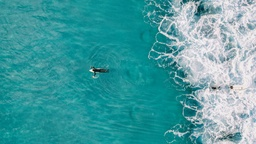
//> input picture sample_input/sample1.jpeg, 256 x 144 px, shrunk from 1920 x 1079 before the run
$ ./main   (built with g++ and OpenCV 4)
//> lines starting //> are read from the running program, lines starting //| are printed output that depends on the picture
// Author: Sagnick Bhar
// Deque: Seam Carving-Apply seam carving content aware image-resizing algorithm on a given image.
//Take the height and width (in pixels) of the output image as inputs from the user.

#include <opencv4/opencv2/opencv.hpp>
#include <iostream>
using namespace cv;
using namespace std;

float energyFormula(int i, int j,int height,int width, Mat &img){
    float ans;

    Vec3b pixelleft = img.at<Vec3b>(i, (j-1+width)%width);
    Vec3b pixelright= img.at<Vec3b>(i, ((j+1)%width));
    Vec3b pixelup = img.at<Vec3b>((i-1+height)%height, j);
    Vec3b pixeldown = img.at<Vec3b>((i+1)%height, j);

    int bx=abs(pixelleft[0]-pixelright[0]);
    int gx=abs(pixelleft[1]-pixelright[1]);
    int rx=abs(pixelleft[2]-pixelright[2]);

    int delxsq=bx*bx + gx*gx + rx*rx;

    int by=abs(pixelup[0]-pixeldown[0]);
    int gy=abs(pixelup[1]-pixeldown[1]);
    int ry=abs(pixelup[2]-pixeldown[2]);

    int delysq=by*by + gy*gy + ry*ry;

    ans=sqrt(delxsq+delysq);

    return ans;
}

float** createCostMatrix(int height,int width, Mat &img){
    float** costMatrix = new float*[height];
    for (int i = 0; i <height; ++i) {
        costMatrix[i] = new float[width];
        for (int j = 0; j < width; ++j) {
            costMatrix[i][j]=energyFormula(i,j, height, width, img);
        }
    }
    return costMatrix;
}

float** findMinHorizontalCostMatrix(int height, int width, float** &costMatrix){
    float** dp = new float*[height];
    for (int i = 0; i <height; ++i){
        dp[i] = new float[width];
        for(int j = 0; j < width; ++j){
            if(j==0){
                dp[i][j]=costMatrix[i][j];
            }
            else    dp[i][j]=0;
        }
    }

    for(int j=1; j<width; j++){
        for(int i=0;i<height;i++){
            float leftcell = costMatrix[i][j] + dp[i][j-1];

            float lowerDiagonalcell= 1e9;
            if(i<=height-2)     lowerDiagonalcell =costMatrix[i][j]+ dp[i+1][j-1];

            float topDiagonalcell = 1e9;
            if(i>=1)    topDiagonalcell = costMatrix[i][j]+dp[i-1][j-1];

            dp[i][j] = min(leftcell, min(lowerDiagonalcell,topDiagonalcell));
        }
    }

    return dp;
}


float** findMinVerticalCostMatrix(int height, int width, float** &costMatrix){
    float** dp = new float*[height];
    for (int i = 0; i <height; i++){
        dp[i] = new float[width];
        for(int j = 0; j < width; j++){
            if(i==0){
                dp[i][j]=costMatrix[i][j];
            }
            else    dp[i][j]=0;
        }
    }

    for(int i=1; i<height; i++){
        for(int j=0;j<width;j++){
            float uppercell = costMatrix[i][j] + dp[i-1][j];

            float leftDiagonalcell= 1e9;
            if(j-1>=0) leftDiagonalcell =costMatrix[i][j]+ dp[i-1][j-1];

            float rightDiagonalcell = 1e9;
            if(j+1<width) rightDiagonalcell = costMatrix[i][j]+dp[i-1][j+1];

            dp[i][j] = min(uppercell, min(leftDiagonalcell,rightDiagonalcell));
        }
    }
    return dp;
}

void shiftRowElementsLeft(int x, int y, int width, Mat& img){
    for (int col = y; col < width- 1; ++col){
        img.at<Vec3b>(x, col) = img.at<Vec3b>(x, col+1);
    }
    img.at<Vec3b>(x, width- 1)[0] = 0;
    img.at<Vec3b>(x, width- 1)[1] = 0;
    img.at<Vec3b>(x, width- 1)[2] = 0;
}
void shiftRowElementsUp(int x, int y, int height, Mat& img){
    for (int row = x; row < height- 1; ++row){
        img.at<Vec3b>(row, y) = img.at<Vec3b>(row+1, y);
    }
    img.at<Vec3b>(height- 1, y)[0] = 0;
    img.at<Vec3b>(height- 1, y)[1] = 0;
    img.at<Vec3b>(height- 1, y)[2] = 0;
}

int findSmallestCostStartCol(float**& dp, int height, int width){
    float mi=1e8;
    int smallcol=-1;
    for(int j=0;j<width;j++){
        if(dp[height-1][j]<mi){
            mi=dp[height-1][j];
            smallcol=j;
        }
    }
    return smallcol;
}

int findSmallestCostStartRow(float**& dp, int height, int width){
    float mi=1e8;
    int smallestrow=-1;
    for(int i=0;i<height;i++){
        if(dp[i][width-1]<mi){
            mi=dp[i][width-1];
            smallestrow=i;
        }
    }
    return smallestrow;
}

void ApplyHorizontalSeamCarving(float**& dp, int height, int width, float** costMatrix, Mat& img){
    int smallrow=findSmallestCostStartRow(dp, height, width);
    // Shift pixels to up
    shiftRowElementsUp(smallrow, width-1, height, img);

    for(int j=width-1; j>=1; j--){
        float lowerDiagonalcell=1e8;
        if(smallrow+1<height) lowerDiagonalcell=costMatrix[smallrow+1][j-1];
        float leftcell=costMatrix[smallrow][j-1];
        float upDiagonalcell=1e8;
        if(smallrow>=1) upDiagonalcell=costMatrix[smallrow-1][j-1];

        if(lowerDiagonalcell<leftcell && lowerDiagonalcell<upDiagonalcell ){
            shiftRowElementsUp(smallrow+1,j-1, height, img);
            smallrow+=1;
        }
        else if(leftcell<lowerDiagonalcell && leftcell<upDiagonalcell ){
            shiftRowElementsUp(smallrow,j-1, height, img);
        }
        else if(upDiagonalcell<lowerDiagonalcell && upDiagonalcell<leftcell ){
            shiftRowElementsUp(smallrow-1,j-1, height, img);
            smallrow-=1;
        }
    }
}

void ApplyVerticalSeamCarving(float**& dp, int height, int width, float** costMatrix, Mat& img){

    int smallcol=findSmallestCostStartCol(dp, height, width);
    // Shift pixels to the left
    shiftRowElementsLeft(height-1, smallcol, width, img);

    for(int i=height-1; i>=1; i--){
        float leftDiagonalcell=1e8;
        if(smallcol>=1) leftDiagonalcell=costMatrix[i-1][smallcol-1];
        float uppercell=costMatrix[i-1][smallcol];
        float rightDiagonalcell=1e8;
        if(smallcol+1<width) rightDiagonalcell=costMatrix[i-1][smallcol+1];

        if(leftDiagonalcell<uppercell && leftDiagonalcell<rightDiagonalcell ){
            shiftRowElementsLeft(i-1,smallcol-1, width, img);
            smallcol-=1;
        }
        else if(uppercell<leftDiagonalcell && uppercell<rightDiagonalcell ){
            shiftRowElementsLeft(i-1,smallcol, width, img);
        }
        else if(rightDiagonalcell<leftDiagonalcell && rightDiagonalcell<uppercell ){
            shiftRowElementsLeft(i-1,smallcol+1, width, img);
            smallcol+=1;
        }
    }
}

int main()
{
    // Reading input image path
    Mat img = imread("/home/sagnick/DSAPS_Assignments/2023201008_A1/sample_input/sample1.jpeg");
//> img is the input picture: 144 rows x 256 cols, CV_8UC3; mean B, G, R 161.9, 157.7, 73.7
    namedWindow("First OpenCV Application", WINDOW_AUTOSIZE);
    Mat originalImage=img;
    int originalHeight = img.rows;
//> originalHeight = 144
	int originalWidth = img.cols;
//> originalWidth = 256

    int height=originalHeight;
//> height = 144
    int width=originalWidth;
//> width = 256

    printf("Original height: %d\n",originalHeight);
//| Original height: 144
    printf("Original width: %d\n",originalWidth);
//| Original width: 256

    // Taking user input width and height
    int userHeight, userWidth;
    cout<<"Enter desired height: ";
    cin>>userHeight;
//> the answer given: 100
    cout<<"Enter desired width: ";
    cin>>userWidth;
//> the answer given: 100
    cout<<endl;

    if(userHeight>height){
        printf("Height given is too large!\n");
        exit(EXIT_FAILURE);
    }
    if(userWidth>width){
        printf("Width given is too large!\n");
        exit(EXIT_FAILURE);
    }

    // Width Wise Seam Carving
    while(width>userWidth){
        float** costMatrix=createCostMatrix(height, width, img);
        float** dp=findMinVerticalCostMatrix(height, width, costMatrix);

        ApplyVerticalSeamCarving(dp, height, width, costMatrix, img);

        width--;
    }
//> this loop made 156 passes
//> pass 2, in ApplyVerticalSeamCarving (call 2), `shiftRowElementsLeft(height-1, smallcol, width, img);`:
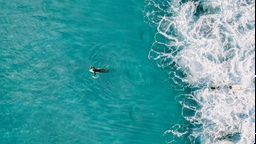
//> img: 144 rows x 256 cols, CV_8UC3; mean B, G, R 161.3, 157.2, 73.7
//> pass 3, in ApplyVerticalSeamCarving (call 3), `shiftRowElementsLeft(height-1, smallcol, width, img);`:
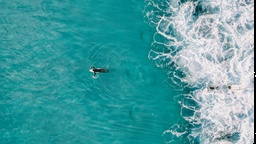
//> img: 144 rows x 256 cols, CV_8UC3; mean B, G, R 160.8, 156.7, 73.6
//> after the loop:
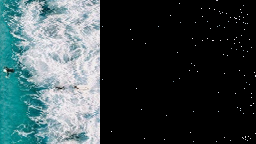
//> img: 144 rows x 256 cols, CV_8UC3; mean B, G, R 72.3, 70.1, 56
//> after the loop, width = 100

    // Height Wise Seam Carving
    while(height>userHeight){
        float** costMatrix=createCostMatrix(height, width, img);
        float** dp=findMinHorizontalCostMatrix(height, width, costMatrix);

        ApplyHorizontalSeamCarving(dp, height, width, costMatrix, img);


        height--;
    }
//> this loop made 44 passes
//> height on passes 1 to 12: 143, 142, 141, 140, 139, 138, 137, 136, 135, 134, 133, 132
//> pass 2, in ApplyHorizontalSeamCarving (call 2), `shiftRowElementsUp(smallrow, width-1, height, img);`:
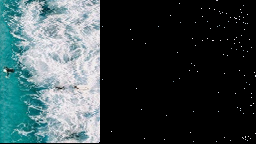
//> img: 144 rows x 256 cols, CV_8UC3; mean B, G, R 71.8, 69.6, 55.6
//> pass 3, in ApplyHorizontalSeamCarving (call 3), `shiftRowElementsUp(smallrow, width-1, height, img);`:
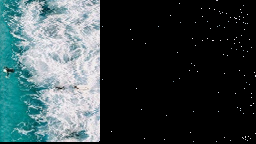
//> img: 144 rows x 256 cols, CV_8UC3; mean B, G, R 71.3, 69.1, 55.3
//> after the loop:
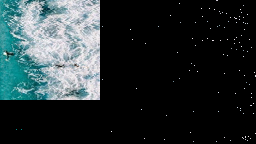
//> img: 144 rows x 256 cols, CV_8UC3; mean B, G, R 49.9, 48.3, 38.6
//> after the loop, height = 100
    // Create a new matrix with user desired dimensions
    Mat finalImage(userHeight, userWidth, CV_8UC3);

    // Copy pixels from the original image to the new image
    for (int row = 0; row < userHeight; ++row){
        for (int col = 0; col < userWidth; ++col){
            finalImage.at<Vec3b>(row, col) = img.at<Vec3b>(row, col);
        }
    }
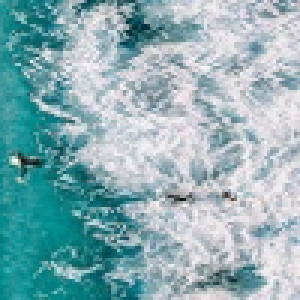
//> finalImage: 100 rows x 100 cols, CV_8UC3 (shown 3 times larger); mean B, G, R 181.4, 175.6, 140.2
    if (img.empty()) {
        cout << "Image not loaded properly" << endl;
    }

    imwrite("/home/sagnick/DSAPS_Assignments/2023201008_A1/out1.jpg",finalImage );
    imshow("First OpenCV Application", finalImage);
    moveWindow("First OpenCV Application", 0, 45);
    waitKey(0);
    destroyAllWindows();

    exit(EXIT_SUCCESS);
//> (the program exits here)

$ run again, with sample_input/sample2.jpeg copied over sample_input/sample1.jpeg
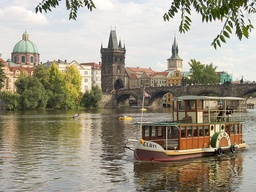
//> input picture sample_input/sample2.jpeg, 256 x 192 px, shrunk from 640 x 480 before the run
//> img is the input picture: 192 rows x 256 cols, CV_8UC3; mean B, G, R 132.7, 149.6, 156.5
//| Original height: 192
//| Original width: 256
//> the loop `while(width>userWidth)` made 156 passes
//> after the loop `while(width>userWidth)`: width = 100
//> the loop `while(height>userHeight)` made 92 passes
//> height on passes 1 to 8: 191, 190, 189, 188, 187, 186, 185, 184
//> after the loop `while(height>userHeight)`:
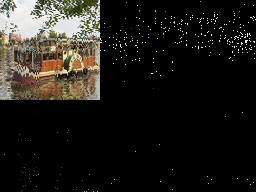
//> img: 192 rows x 256 cols, CV_8UC3; mean B, G, R 24.8, 28.9, 31.2
//> after the loop `for (int row = 0; row < userHeight; ++row)`:
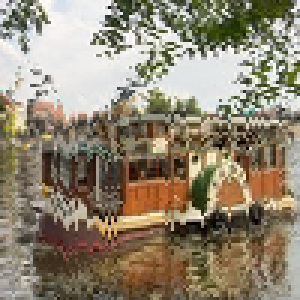
//> finalImage: 100 rows x 100 cols, CV_8UC3 (shown 3 times larger); mean B, G, R 114.3, 134, 145.2

$ run again, with sample_input/sample4.jpeg copied over sample_input/sample1.jpeg
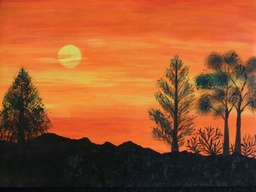
//> input picture sample_input/sample4.jpeg, 256 x 192 px, shrunk from 736 x 552 before the run
//> img is the input picture: 192 rows x 256 cols, CV_8UC3; mean B, G, R 44.8, 85.1, 155
//| Original height: 192
//| Original width: 256
//> the loop `while(width>userWidth)` made 156 passes
//> after the loop `while(width>userWidth)`: width = 100
//> the loop `while(height>userHeight)` made 92 passes
//> height on passes 1 to 8: 191, 190, 189, 188, 187, 186, 185, 184
//> after the loop `while(height>userHeight)`:
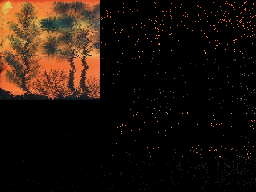
//> img: 192 rows x 256 cols, CV_8UC3; mean B, G, R 11.6, 19.4, 32.1
//> after the loop `for (int row = 0; row < userHeight; ++row)`:
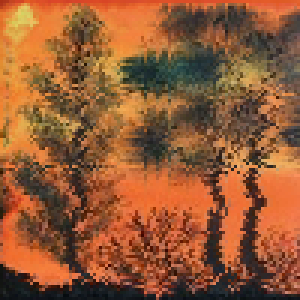
//> finalImage: 100 rows x 100 cols, CV_8UC3 (shown 3 times larger); mean B, G, R 53.1, 90, 148.1

$ run again, with sample_input/sample5.jpeg copied over sample_input/sample1.jpeg
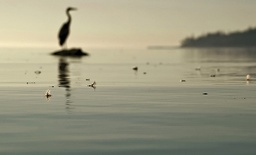
//> input picture sample_input/sample5.jpeg, 256 x 155 px, shrunk from 605 x 366 before the run
//> img is the input picture: 155 rows x 256 cols, CV_8UC3; mean B, G, R 128.9, 152.1, 154.4
//| Original height: 155
//| Original width: 256
//> the loop `while(width>userWidth)` made 156 passes
//> after the loop `while(width>userWidth)`: width = 100
//> the loop `while(height>userHeight)` made 55 passes
//> height on passes 1 to 8: 154, 153, 152, 151, 150, 149, 148, 147
//> after the loop `for (int row = 0; row < userHeight; ++row)`:
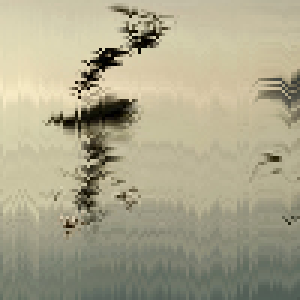
//> finalImage: 100 rows x 100 cols, CV_8UC3 (shown 3 times larger); mean B, G, R 139, 165.4, 170.1
